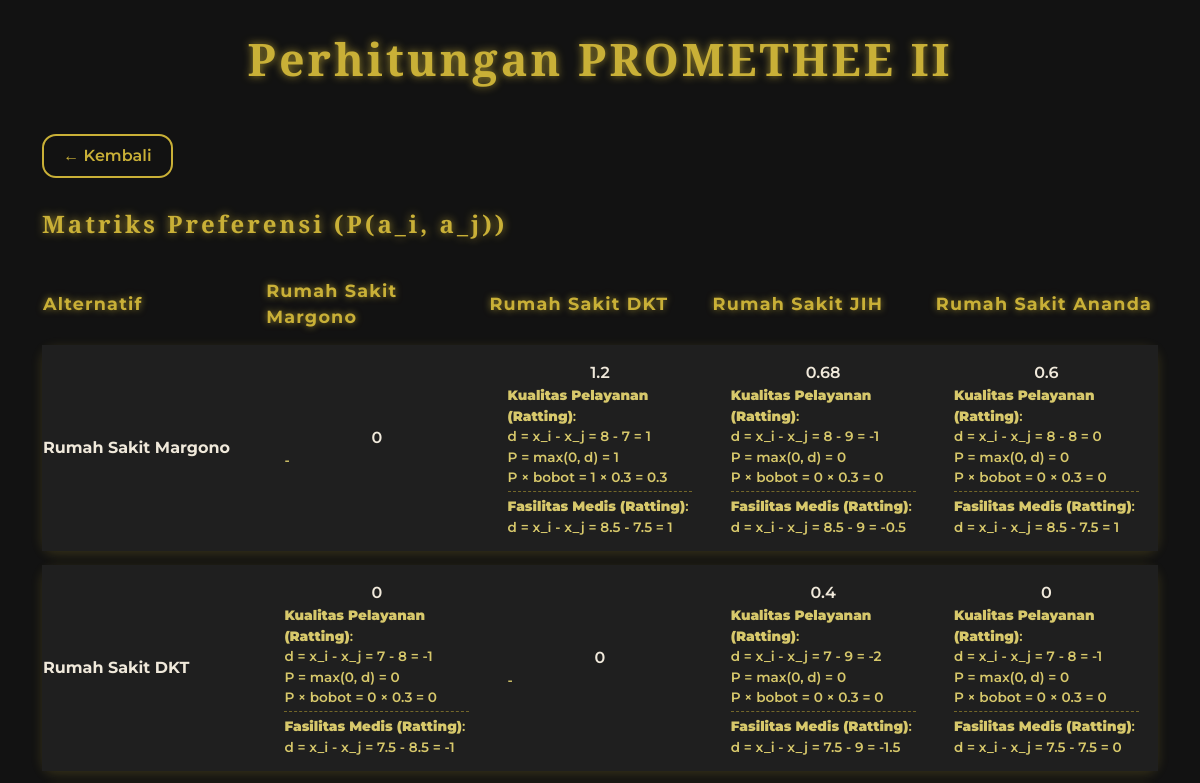
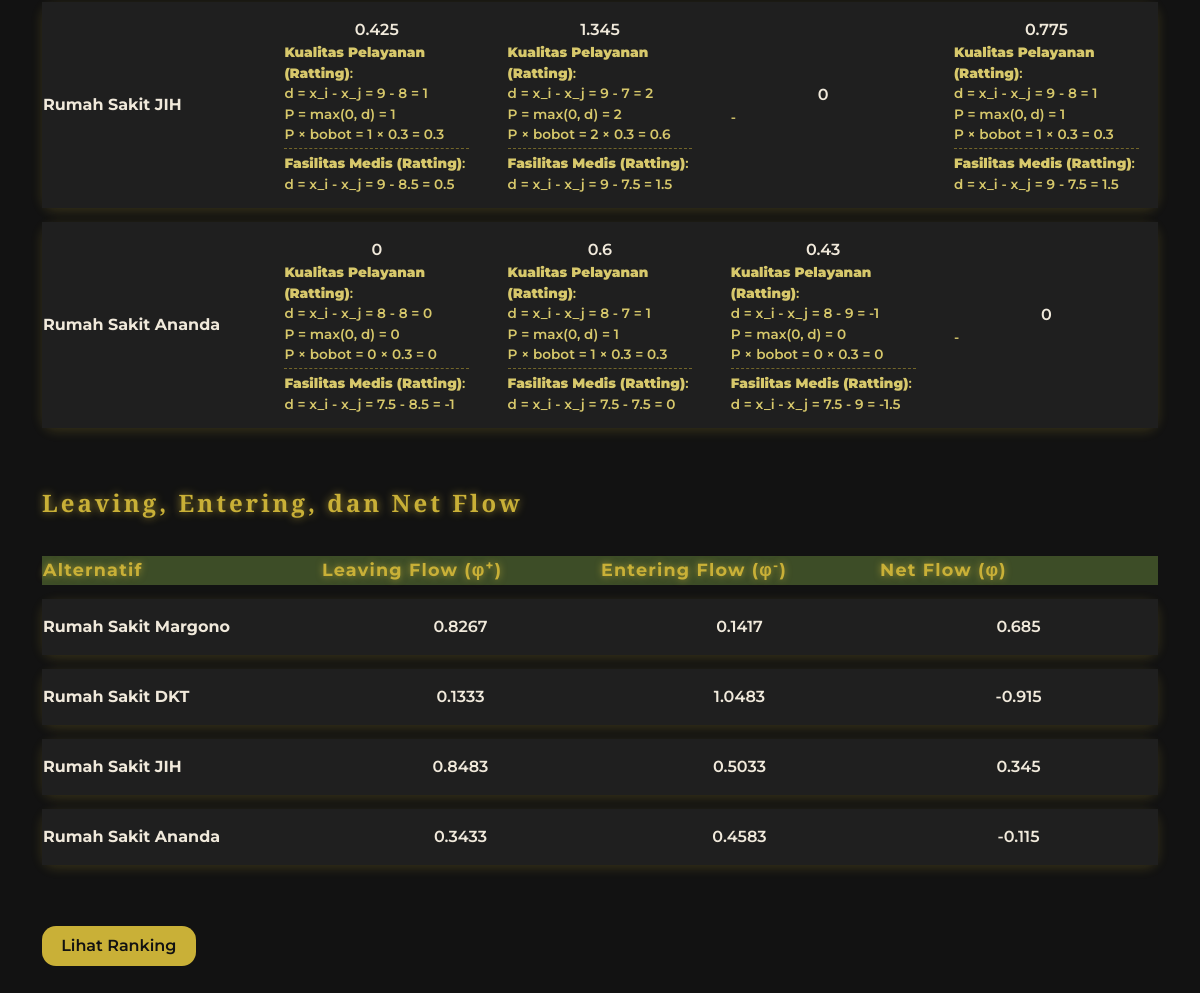
The page /proses.php (signed in) on the database its author committed (2 pictures, top to bottom).
### tables this page shows
CREATE TABLE `kriteria` (
  `id` int(11) NOT NULL,
  `nama` varchar(100) NOT NULL,
  `bobot` float NOT NULL,
  `tipe` enum('minimize','maximize') NOT NULL
);

### proses.php (the view, shortened to what this page needs)
<?php
include 'koneksi.php';
$alternatif = [];
$res = $conn->query("SELECT * FROM alternatif ORDER BY id");
while ($row = $res->fetch_assoc()) {
    $alternatif[$row['id']] = $row['nama'];
}
$alt_ids = array_keys($alternatif);
$kriteria = [];
$res = $conn->query("SELECT * FROM kriteria ORDER BY id");
while ($row = $res->fetch_assoc()) {
    $kriteria[$row['id']] = [
        'nama' => $row['nama'],
        'bobot' => floatval($row['bobot']),
        'tipe' => $row['tipe']
    ];
}
$nilai = [];
$res = $conn->query("SELECT * FROM nilai");
while ($row = $res->fetch_assoc()) {
    $nilai[$row['id_alternatif']][$row['id_kriteria']] = floatval($row['nilai']);
}
$pref = [];
$detail_pref = [];
foreach ($alt_ids as $i) {
    foreach ($alt_ids as $j) {
        if ($i == $j) {
            $pref[$i][$j] = 0;
            $detail_pref[$i][$j] = "-";
        } else {
            $pref_sum = 0;
            $detail_kriteria = [];
            foreach ($kriteria as $id_krit => $k) {
                $nilai_i = $nilai[$i][$id_krit] ?? 0;
                $nilai_j = $nilai[$j][$id_krit] ?? 0;
                if ($k['tipe'] === 'minimize') {
                    $diff = $nilai_j - $nilai_i;
                    $rumus_diff = "d = x_j - x_i = {$nilai_j} - {$nilai_i} = " . round($diff, 4);
                } else {
                    $diff = $nilai_i - $nilai_j;
                    $rumus_diff = "d = x_i - x_j = {$nilai_i} - {$nilai_j} = " . round($diff, 4);
                }
                $pref_ij = max(0, $diff);
                $weighted = $pref_ij * $k['bobot'];
                $detail_kriteria[] = "<b>" . htmlspecialchars($k['nama']) . "</b>:<br>"
                    . "$rumus_diff<br>"
                    . "P = max(0, d) = $pref_ij<br>"
                    . "P × bobot = $pref_ij × {$k['bobot']} = " . round($weighted, 4);
                $pref_sum += $weighted;
            }
            $pref[$i][$j] = $pref_sum;
            $detail_pref[$i][$j] = implode("<hr>", $detail_kriteria);
        }
    }
}
$leaving = [];
$entering = [];
$net_flow = [];
$n = count($alt_ids);
foreach ($alt_ids as $i) {
    $sum_leaving = 0;
    $sum_entering = 0;
    foreach ($alt_ids as $j) {
        if ($i != $j) {
            $sum_leaving += $pref[$i][$j];
            $sum_entering += $pref[$j][$i];
        }
    }
    $leaving[$i] = $sum_leaving / ($n - 1);
    $entering[$i] = $sum_entering / ($n - 1);
    $net_flow[$i] = $leaving[$i] - $entering[$i];
}
?>
<!DOCTYPE html>
<html lang="en">
<head>
    <link href="https://cdn.jsdelivr.net/npm/bootstrap@5.3.0/dist/css/bootstrap.min.css" rel="stylesheet" />
</head>
<body>
    <h2>Perhitungan PROMETHEE II</h2>
    <div class="container">
        <a href="index.php" class="btn-back" tabindex="0" aria-label="Kembali ke halaman utama">← Kembali</a>
        <h4>Matriks Preferensi (P(a_i, a_j))</h4>
        <table role="table" aria-describedby="matriksPrefDesc" tabindex="0">
            <thead>
                <tr>
                    <th scope="col">Alternatif</th>
                    <?php foreach ($alt_ids as $j) : ?>
                    <th scope="col"><?= htmlspecialchars($alternatif[$j]) ?></th>
                    <?php endforeach; ?>
                </tr>
            </thead>
            <tbody>
                <?php foreach ($alt_ids as $i) : ?>
                <tr>
                    <th scope="row"><?= htmlspecialchars($alternatif[$i]) ?></th>
                    <?php foreach ($alt_ids as $j) : ?>
                    <td title="Detail perhitungan" tabindex="0">
                        <?= round($pref[$i][$j], 4) ?>
                        <br>
                        <small style="text-align:left; display:block; max-height:150px; overflow:auto;">
                            <?= $detail_pref[$i][$j] ?>
                        </small>
                    </td>
                    <?php endforeach; ?>
                </tr>
                <?php endforeach; ?>
            </tbody>
        </table>
        <h4>Leaving, Entering, dan Net Flow</h4>
        <table role="table" aria-describedby="flowDesc" tabindex="0">
            <thead class="table-success">
                <tr>
                    <th>Alternatif</th>
                    <th>Leaving Flow (φ<sup>+</sup>)</th>
                    <th>Entering Flow (φ<sup>-</sup>)</th>
                    <th>Net Flow (φ)</th>
                </tr>
            </thead>
            <tbody>
                <?php foreach ($alt_ids as $i) : ?>
                <tr>
                    <th scope="row"><?= htmlspecialchars($alternatif[$i]) ?></th>
                    <td><?= round($leaving[$i], 4) ?></td>
                    <td><?= round($entering[$i], 4) ?></td>
                    <td><?= round($net_flow[$i], 4) ?></td>
                </tr>
                <?php endforeach; ?>
            </tbody>
        </table>
        <a href="hasil.php" class="btn-primary" tabindex="0" aria-label="Lihat ranking alternatif">Lihat Ranking</a>
    </div>
</body>
</html>

### proses.php (style rules this page uses)
body { margin: 0; background: #121212; color: #f0e9db; font-family: 'Montserrat', sans-serif; min-height: 100vh; padding: 2rem 1rem; }
h2, h4 { font-family: 'Playfair Display', serif; color: #c9b037; font-weight: 700; letter-spacing: 3px; text-shadow: 0 0 8px rgba(201, 176, 55, 0.75); margin-bottom: 1.5rem; }
h2 { font-size: 2.8rem; text-align: center; margin-bottom: 3rem; }
a.btn-back, a.btn-primary { display: inline-flex; align-items: center; gap: 0.5rem; font-weight: 600; border-radius: 14px; padding: 0.5rem 1.2rem; user-select: none; text-decoration: none; transition: all 0.3s ease; margin-bottom: 2rem; cursor: pointer; }
a.btn-back { background-color: transparent; border: 2px solid #c9b037; color: #c9b037; }
a.btn-primary { background-color: #c9b037; border: none; color: #121212; }
table { width: 100%; max-width: 1200px; margin: 0 auto 3rem auto; border-collapse: separate; border-spacing: 0 14px; font-size: 1rem; color: #f0e9db; table-layout: fixed; word-wrap: break-word; }
thead tr { color: #c9b037; font-weight: 700; font-size: 1.1rem; letter-spacing: 1.2px; text-shadow: 0 0 7px rgba(201, 176, 55, 0.7); }
tbody tr { background-color: #1f1f1f; border-radius: 14px; box-shadow: 0 3px 12px rgba(201, 176, 55, 0.2); transition: background-color 0.25s ease; }
tbody td { padding: 1rem 1.2rem; vertical-align: middle; font-weight: 600; text-align: center; }
hr { border: 0; border-top: 1px dashed #c9b037; margin: 4px 0; opacity: 0.5; }
td>small { font-size: 0.85rem; color: #d7c86b; display: block; }
thead.table-success { background-color: #3d4d27 !important; color: #c9b037 !important; text-shadow: 0 0 7px rgba(201, 176, 55, 0.9); }

### rows shown on the page
kriteria: nama "Kualitas Pelayanan (Ratting)", bobot "0.3", bobot "0", bobot "0.6"
kriteria: nama "Fasilitas Medis (Ratting)"

### other values the page prints
$alternatif[$j] "Rumah Sakit Margono"
$alternatif[$j] "Rumah Sakit DKT"
$alternatif[$j] "Rumah Sakit JIH"
$alternatif[$j] "Rumah Sakit Ananda"
$alternatif[$i] "Rumah Sakit Margono"
$pref[$i][$j] "0"
$detail_pref[$i][$j] "-"
$pref[$i][$j] "1.2"
$rumus_diff "d = x_i - x_j = 8 - 7 = 1 d = x_i - x_j = 8.5 - 7.5 = 1"
$pref_ij "1"
$pref[$i][$j] "0.68"
$rumus_diff "d = x_i - x_j = 8 - 9 = -1 d = x_i - x_j = 8.5 - 9 = -0.5"
$pref_ij "0"
$pref[$i][$j] "0.6"
$rumus_diff "d = x_i - x_j = 8 - 8 = 0 d = x_i - x_j = 8.5 - 7.5 = 1"
